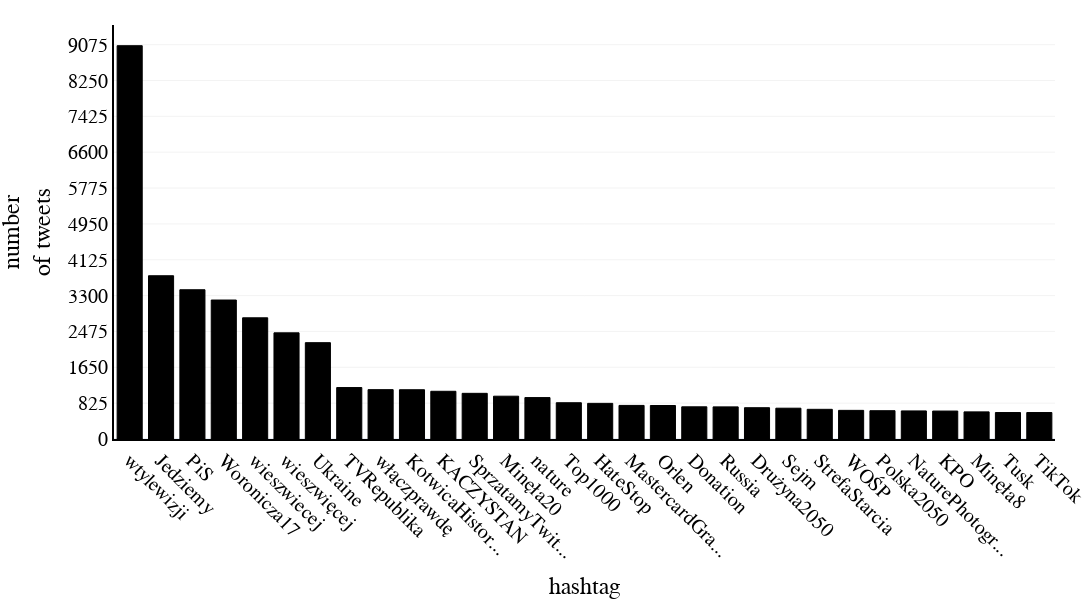

The code cell stored with this chart in its notebook:
### Code cell
yDtick_temp = 5
while df_temp.iloc[:,1].max()//yDtick_temp > 10:
    yDtick_temp+=5

xDtick_temp = 1
while len(df_temp.iloc[:,0])//xDtick_temp > 30:
    xDtick_temp+=1

fig_temp = wykres(df_temp,'most_popular_hashtags', 'hashtag','number<br>of tweets',logX=False,logY=False, angle=45, heightG=600, xDTick=xDtick_temp, yDTick=yDtick_temp)

with open(exportPath + "figWeeklyHashtags.txt", 'w') as text_file:
    text_file.write(str(fig_temp.to_json()))

### Figure 1 — Plotly figure (JSON) as saved in the notebook; plotly's stock layout.template omitted (floating-point values rounded to 4 significant figures)
{"data": [{"alignmentgroup": "True", "hovertemplate": "hashtag=%{x}<br>number<br>of tweets=%{y}<extra></extra>", "legendgroup": "", "marker": {"color": "rgb(0,0,0)", "line": {"color": "rgb(0,0,0)", "width": 1}, "pattern": {"shape": ""}}, "name": "", "offsetgroup": "", "orientation": "v", "showlegend": false, "textposition": "auto", "type": "bar", "x": ["wtylewizji", "Jedziemy", "PiS", "Woronicza17", "wieszwiecej", "wieszwięcej", "Ukraine", "TVRepublika", "włączprawdę", "KotwicaHistorii", "KACZYSTAN", "SprzatamyTwittera", "Minęła20", "nature", "Top1000", "HateStop", "MastercardGrazWOŚP", "Orlen", "Donation", "Russia", "Drużyna2050", "Sejm", "StrefaStarcia", "WOŚP", "Polska2050", "NaturePhotography", "KPO", "Minęła8", "Tusk", "TikTok"], "xaxis": "x", "y": [9051, 3757, 3435, 3198, 2789, 2443, 2217, 1184, 1136, 1134, 1098, 1051, 985, 953, 835, 820, 773, 771, 741, 739, 720, 709, 683, 659, 651, 646, 643, 624, 609, 609], "yaxis": "y"}], "layout": {"barmode": "relative", "font": {"color": "black", "family": "Times New Roman.", "size": 20}, "height": 600, "legend": {"tracegroupgap": 0}, "margin": {"b": 5, "l": 55, "r": 5, "t": 25}, "paper_bgcolor": "white", "width": 2000, "xaxis": {"anchor": "y", "automargin": true, "domain": [0, 1], "dtick": 1, "linecolor": "black", "linewidth": 2, "showline": true, "showticklabels": true, "tickangle": 45, "tickmode": "array", "ticktext": ["wtylewizji", "Jedziemy", "PiS", "Woronicza17", "wieszwiecej", "wieszwięcej", "Ukraine", "TVRepublika", "włączprawdę", "KotwicaHistor...", "KACZYSTAN", "SprzatamyTwit...", "Minęła20", "nature", "Top1000", "HateStop", "MastercardGra...", "Orlen", "Donation", "Russia", "Drużyna2050", "Sejm", "StrefaStarcia", "WOŚP", "Polska2050", "NaturePhotogr...", "KPO", "Minęła8", "Tusk", "TikTok"], "tickvals": [0, 1, 2, 3, 4, 5, 6, 7, 8, 9, 10, 11, 12, 13, 14, 15, 16, 17, 18, 19, 20, 21, 22, 23, 24, 25, 26, 27, 28, 29, 30, 31, 32, 33, 34, 35, 36, 37, 38, 39], "title": {"font": {"family": "Times New Roman"}, "text": "hashtag"}}, "yaxis": {"anchor": "x", "automargin": true, "domain": [0, 1], "dtick": 825, "gridcolor": "grey", "gridwidth": 0.1, "linecolor": "black", "linewidth": 2, "showgrid": true, "showline": true, "tick0": 0, "tickmode": "linear", "title": {"font": {"family": "Times New Roman"}, "text": "number<br>of tweets"}}}}
